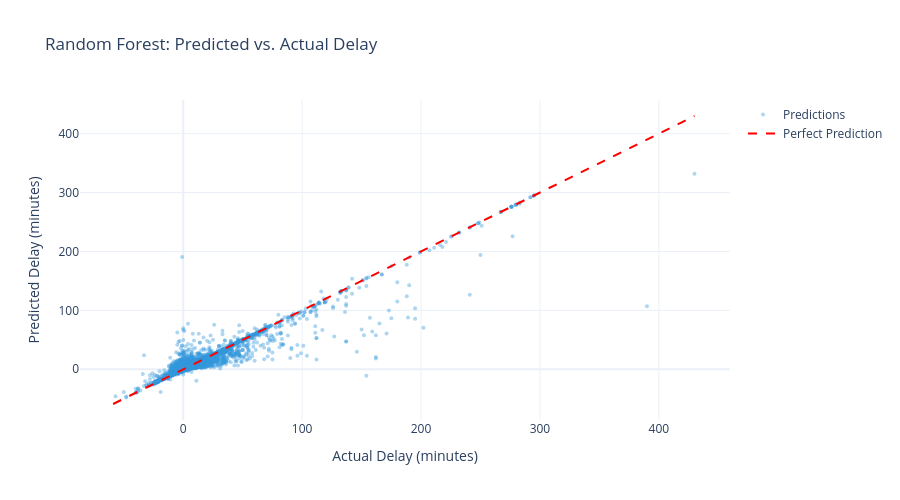

The notebook cell this image was saved under:
### Markdown cell above
## 5.4 Predicted vs. Actual Delays

### Code cell
# scatter plot: predicted vs actual for the best model
best_pred = gb_pred if df_results.iloc[1]['R²'] > df_results.iloc[0]['R²'] else rf_pred
best_name = 'Gradient Boosting' if df_results.iloc[1]['R²'] > df_results.iloc[0]['R²'] else 'Random Forest'

# sample for visualization (too many points slows plotly)
sample_idx = np.random.RandomState(42).choice(len(y_test), size=min(5000, len(y_test)), replace=False)

fig = go.Figure()

fig.add_trace(go.Scatter(
    x=y_test[sample_idx],
    y=best_pred[sample_idx],
    mode='markers',
    marker=dict(size=4, color='#3498db', opacity=0.4),
    name='Predictions'
))

# perfect prediction line
min_val = min(y_test.min(), best_pred.min())
max_val = max(y_test.max(), best_pred.max())
fig.add_trace(go.Scatter(
    x=[min_val, max_val],
    y=[min_val, max_val],
    mode='lines',
    line=dict(color='red', dash='dash', width=2),
    name='Perfect Prediction'
))

fig.update_layout(
    title=f'{best_name}: Predicted vs. Actual Delay',
    xaxis_title='Actual Delay (minutes)',
    yaxis_title='Predicted Delay (minutes)',
    template='plotly_white',
    height=500,
    font=dict(size=12)
)
fig.show()

### Figure 1 — Plotly figure (JSON) as saved in the notebook; plotly's stock layout.template omitted (floating-point values rounded to 4 significant figures; data arrays with more than 128 entries replaced by an {"elided": "..."} marker saying what was removed)
{"data": [{"marker": {"color": "#3498db", "opacity": 0.4, "size": 4}, "mode": "markers", "name": "Predictions", "type": "scatter", "x": {"elided": "5000 float values"}, "y": {"elided": "5000 float values"}}, {"line": {"color": "red", "dash": "dash", "width": 2}, "mode": "lines", "name": "Perfect Prediction", "type": "scatter", "x": [-59, 430], "y": [-59, 430]}], "layout": {"font": {"size": 12}, "height": 500, "title": {"text": "Random Forest: Predicted vs. Actual Delay"}, "xaxis": {"title": {"text": "Actual Delay (minutes)"}}, "yaxis": {"title": {"text": "Predicted Delay (minutes)"}}}}
